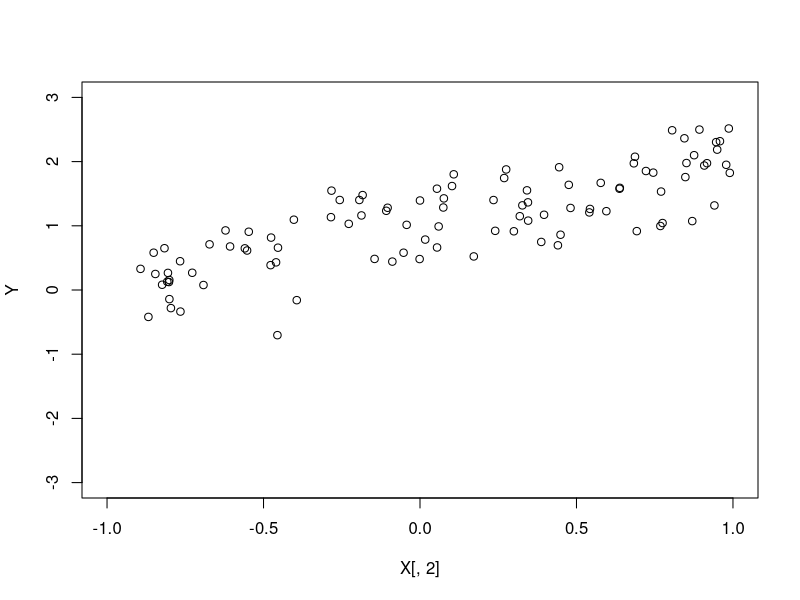
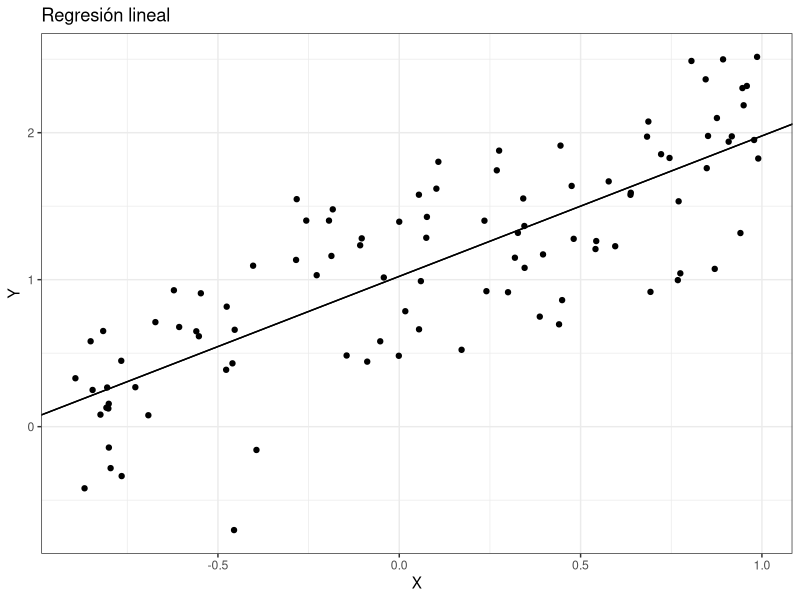

Recreate these plots in R, in order.
# Descenso en la dirección del gradiente
rm(list=ls())

# Carga de librerías
library(ggplot2)

# Datos a ajustar. n muestras en intervalo [-1, 1]
ns <- c(100)
E <- matrix(0, 4, 4) # Vector para almacenar el error cuadrático medio
T <- matrix(0, 4, 4) # Vector para almacenar el tiempo consumido
e <- 0 
for (n in ns) {
e <- e + 1
x0 <- rep(c(1), n)
x1 <- runif(n = n, min = -1, max = 1)
X <- as.matrix(cbind(x0, x1))
error <- rnorm(n = n, 0, 0.5)
Y <- as.matrix(x0 + x1 + error)
plot.window(xlim = c(-2, 2), ylim = c(-3, 3))
plot(X[,2],Y, xlim=c(-1,1), ylim=c(-3,3))

# Solución cerrada
datos <- data.frame(x = X[,2], y = Y)
sc <- lm(y ~ x, data = datos)
g0 <- ggplot(datos, aes(x, y)) +
  geom_point(alpha = 1) +
  geom_abline(intercept = sc$coefficients[1], slope = sc$coefficients[2], col = "black") +
  xlab("X") + ylab("Y") +
  ggtitle("Regresión lineal") +
  theme_bw()

#abline(sc, col = "blue")

# Descenso en la dirección del gradiente (batch)
etas <- c(0.1)
iteraciones <- 10 
comparaciones <- data.frame()
for (eta in etas) {
  start.time <- Sys.time()
  W <- c(rnorm(1), rnorm(1)) # Inicialización de parametros a estimar
  W <- c(0, 0) # Inicialización de parametros a estimar
  J <- rep(0, iteraciones) # Vector para almacenar los valores que toma la función de coste
  I <- rep(0, iteraciones) # Vector para almacenar los valores que toma el indicador de iteración
  C <- rep(0, iteraciones) # Vector para almacenar los valores que toma el color
  for (i in 1:iteraciones) {
    delta = c(0, 0) # Inicialización del error de ajuste
    for (j in 1:n) { # Iteramos sobre el conjunto global de muestras
      delta <- delta + (Y[j,] - (t(X[j,]) %*% W)) * X[j,] # Calculo de estimadores
      #J[i] <- J[i] +  ((t(X[j,]) %*% W) - Y[j,])^2 # Cálculo de la función de coste
    }
    W <- W + eta * delta # Actualización de estimadores
    I[i] <- i 
    #J[i] <- J[i] / (2 * n) # Valor de la función de coste para esta iteración
    abline(W, col = "orange")
#    if (eta == 0.2) { g0 <- g0 + geom_abline(intercept = W[1], slope = W[2], col="red", alpha = 0.3) }
    #if (eta == 0.1) { g0 <- g0 + geom_abline(intercept = W[1], slope = W[2], col="green", alpha = 0.3) }
#    if (eta == 0.01) { g0 <- g0 + geom_abline(intercept = W[1], slope = W[2], col="blue", alpha = 0.3) }
    #if (eta == 0.001) { g0 <- g0 + geom_abline(intercept = W[1], slope = W[2], col="brown", alpha = 0.3) }
  }
#  if (eta == 0.2) { comparaciones <- rbind(comparaciones, data.frame(I, J, C = "red")) } 
  #if (eta == 0.1) { comparaciones <- rbind(comparaciones, data.frame(I, J, C = "green")) } 
#  if (eta == 0.01) { comparaciones <- rbind(comparaciones, data.frame(I, J, C = "blue")) } 
  #if (eta == 0.001) { comparaciones <- rbind(comparaciones, data.frame(I, J, C = "brown")) } 
#  if (eta == 0.2) { g0 <- g0 + geom_abline(intercept = W[1], slope = W[2], col="red") }
#  if (eta == 0.1) { g0 <- g0 + geom_abline(intercept = W[1], slope = W[2], col="green") }
  #if (eta == 0.01) { g0 <- g0 + geom_abline(intercept = W[1], slope = W[2], col="blue") }
  #if (eta == 0.001) { g0 <- g0 + geom_abline(intercept = W[1], slope = W[2], col="brown") }
  end.time <- Sys.time()
  if (eta == 0.2) { E[e, 1] <- J[i]; T[e, 1] <- end.time - start.time }
  if (eta == 0.1) { E[e, 2] <- J[i]; T[e, 2] <- end.time - start.time }
  if (eta == 0.01) { E[e, 3] <- J[i]; T[e, 3] <- end.time - start.time }
  if (eta == 0.001) { E[e, 4] <- J[i]; T[e, 4] <- end.time - start.time }
}
g0 <- g0 +geom_abline(intercept = sc$coefficients[1], slope = sc$coefficients[2], col = "black")
print(g0)

#g1 <- ggplot(comparaciones, aes(I, J, colour=C)) +
  #geom_point(alpha = 1) +
#  xlim(0, iteraciones) + ylim(0, 3000) +
  #scale_colour_manual(name  ="Tasa de aprendizaje", values= c("red", "green", "blue", "brown"), labels=c("0.2", "0.1", "0.01", "0.001")) +
#  xlab("Iteraciones") + ylab("Error cuadrático (Escala logarítmica)") +
  #ggtitle("Minimización del error cuadrático medio") +
#  scale_y_log10() +
  #theme_bw()
#print(g1)

}
print(E)
print(T)
